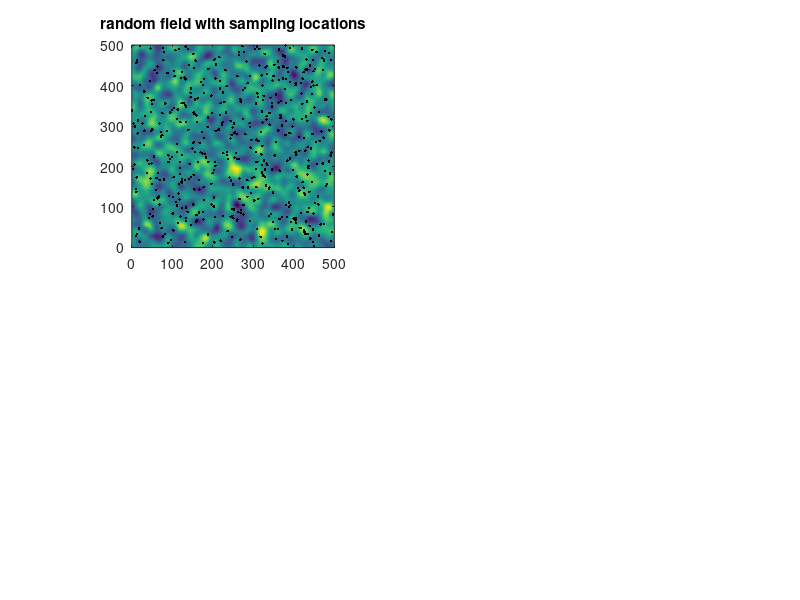

This figure's MATLAB source: (Note: this script raises an error after producing the figure.)
% create random field with autocorrelation
[X,Y] = meshgrid(0:500);
T = magic(501);
Z = randn(size(X));
Z = imfilter(Z,fspecial('gaussian',[40 40],8));

% sample the field
n = 500;
x = rand(n,1)*500;
y = rand(n,1)*500;
z = interp2(X,Y,Z,x,y);

% plot the random field
subplot(2,2,1)
imagesc(X(1,:),Y(:,1),Z); axis image; axis xy
hold on
plot(x,y,'.k')
title('random field with sampling locations')

% calculate the sample variogram
v = variogram([x y],z,'plotit',false,'maxdist',100);
% and fit a spherical variogram
subplot(2,2,2)
[dum,dum,dum,vstruct] = variogramfit(v.distance,v.val,[],[],[],'model','stable');
title('variogram')

% now use the sampled locations in a kriging
[Zhat,Zvar] = kriging(vstruct,x,y,z,X,Y);
subplot(2,2,3)
imagesc(X(1,:),Y(:,1),Zhat); axis image; axis xy
title('kriging predictions')
subplot(2,2,4)
contour(X,Y,Zvar); axis image
title('kriging variance')
